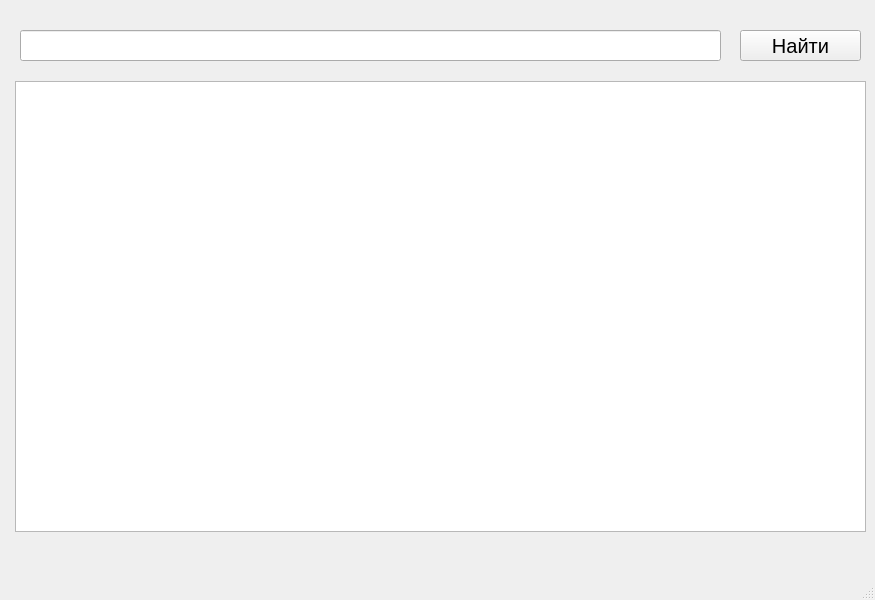
<?xml version="1.0" encoding="UTF-8"?>
<ui version="4.0">
 <class>MainWindow</class>
 <widget class="QMainWindow" name="MainWindow">
  <property name="geometry">
   <rect>
    <x>0</x>
    <y>0</y>
    <width>875</width>
    <height>600</height>
   </rect>
  </property>
  <property name="windowTitle">
   <string>Coffee_Mapp</string>
  </property>
  <widget class="QWidget" name="centralwidget">
   <widget class="QTableWidget" name="tableWidget">
    <property name="geometry">
     <rect>
      <x>15</x>
      <y>81</y>
      <width>851</width>
      <height>451</height>
     </rect>
    </property>
   </widget>
   <widget class="QPushButton" name="find_btn">
    <property name="geometry">
     <rect>
      <x>740</x>
      <y>30</y>
      <width>121</width>
      <height>31</height>
     </rect>
    </property>
    <property name="font">
     <font>
      <pointsize>15</pointsize>
     </font>
    </property>
    <property name="text">
     <string>Найти</string>
    </property>
   </widget>
   <widget class="QLineEdit" name="name_edit">
    <property name="geometry">
     <rect>
      <x>20</x>
      <y>30</y>
      <width>701</width>
      <height>31</height>
     </rect>
    </property>
    <property name="font">
     <font>
      <pointsize>15</pointsize>
     </font>
    </property>
   </widget>
  </widget>
  <widget class="QMenuBar" name="menubar">
   <property name="geometry">
    <rect>
     <x>0</x>
     <y>0</y>
     <width>875</width>
     <height>27</height>
    </rect>
   </property>
  </widget>
  <widget class="QStatusBar" name="statusbar"/>
 </widget>
 <resources/>
 <connections/>
</ui>
